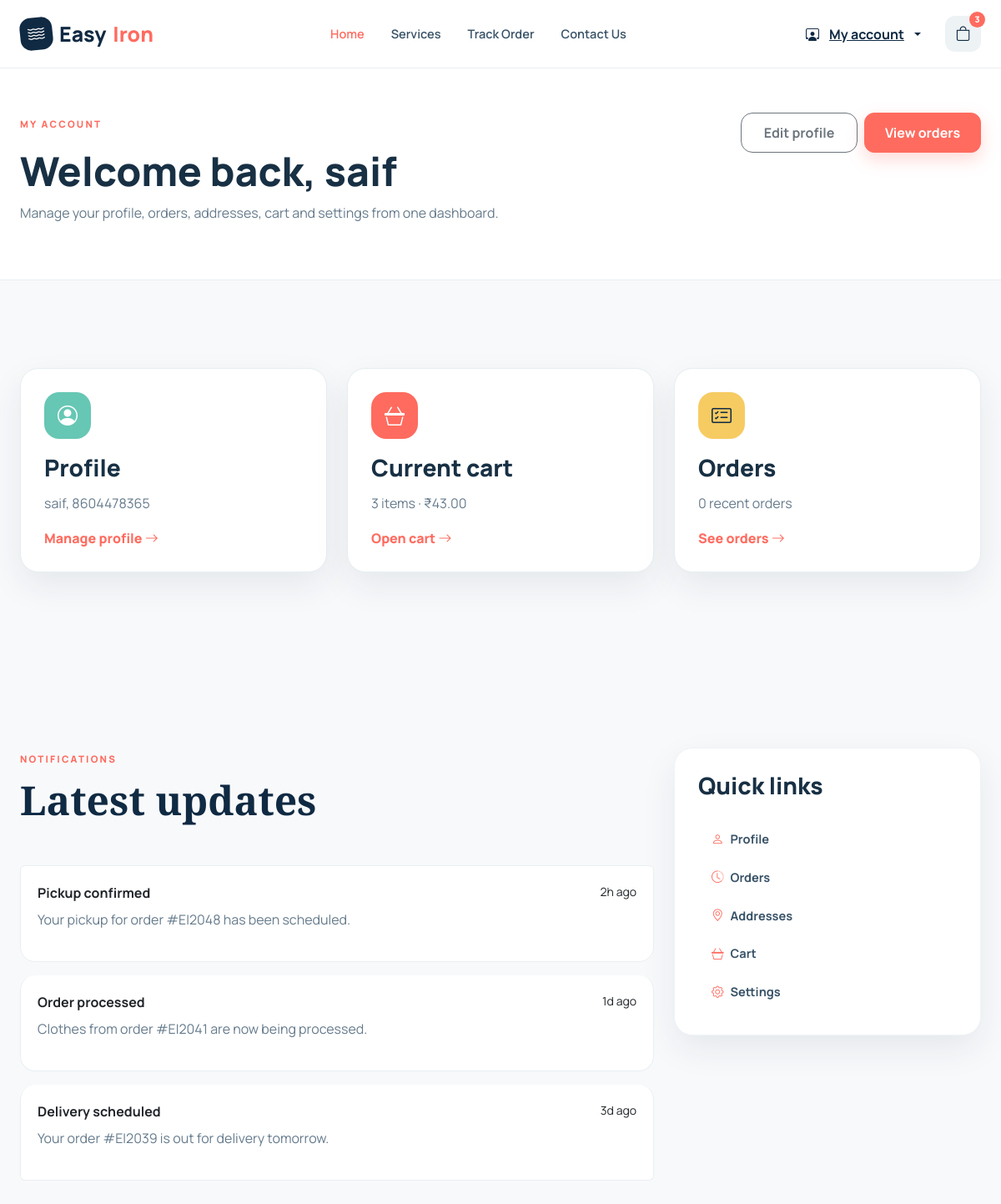
The app's page /account/ (signed in) with its own data.
### user_app/models.py (models this page shows, shortened)
class CustomerProfile(models.Model):
    user = models.OneToOneField(settings.AUTH_USER_MODEL, on_delete=models.CASCADE, related_name="profile")
    mobile = models.CharField(max_length=20, blank=True)
    address = models.CharField(max_length=255, blank=True)
    profile_picture = models.ImageField(upload_to="profiles/", blank=True)
    allow_marketing = models.BooleanField(default=True)
    share_data = models.BooleanField(default=False)
    created_at = models.DateTimeField(auto_now_add=True)
    class Meta:
        db_table = "home_customerprofile"

class Cart(models.Model):
    user = models.ForeignKey(settings.AUTH_USER_MODEL, related_name="carts", on_delete=models.CASCADE)
    active = models.BooleanField(default=True)
    updated_at = models.DateTimeField(auto_now=True)
    created_at = models.DateTimeField(auto_now_add=True)
    def total_amount(self):
        return sum(item.total_price for item in self.items.all())

class CartItem(models.Model):
    cart = models.ForeignKey(Cart, related_name="items", on_delete=models.CASCADE)
    item_name = models.CharField(max_length=120)
    quantity = models.PositiveIntegerField(default=1)
    price = models.DecimalField(max_digits=8, decimal_places=2, default=0)
    added_at = models.DateTimeField(auto_now_add=True)
    class Meta:
        ordering = ["-added_at"]
    @property
    def total_price(self):
        return self.quantity * self.price

### user_app/views.py (the view)
# urls.py: path("account/", views.account_dashboard, name="account"),
@login_required
def account_dashboard(request):
    profile = get_profile(request.user)
    orders = request.user.orders.all()[:4]
    addresses = request.user.addresses.all()[:3]
    cart = get_active_cart(request.user)
    notifications = [
        {"title": "Pickup confirmed", "message": "Your pickup for order #EI2048 has been scheduled.", "time": "2h ago"},
        {"title": "Order processed", "message": "Clothes from order #EI2041 are now being processed.", "time": "1d ago"},
        {"title": "Delivery scheduled", "message": "Your order #EI2039 is out for delivery tomorrow.", "time": "3d ago"},
    ]
    return render(
        request,
        "home/account/dashboard.html",
        {
            "profile": profile,
            "orders": orders,
            "addresses": addresses,
            "cart": cart,
            "notifications": notifications,
        },
    )

### user_app/context_processors.py (called while the page is built)
def cart_summary(request):
    if not request.user.is_authenticated:
        return {
            "cart_count": 0,
            "cart_items": [],
            "cart_subtotal": 0,
        }
    from .models import Cart
    cart = (
        Cart.objects.filter(user=request.user, active=True)
        .prefetch_related("items")
        .first()
    )
    if not cart:
        return {
            "cart_count": 0,
            "cart_items": [],
            "cart_subtotal": 0,
        }
    items = list(cart.items.all())
    return {
        "cart_count": sum(item.quantity for item in items),
        "cart_items": items,
        "cart_subtotal": sum(item.total_price for item in items),
    }

### user_app/views.py (called while the page is built)
def get_profile(user):
    profile, _ = CustomerProfile.objects.get_or_create(user=user)
    return profile

def get_active_cart(user):
    cart, _ = Cart.objects.get_or_create(user=user, active=True)
    return cart

### templates/home/account/dashboard.html (shortened to what this page needs)
{% extends "base.html" %}
{% load static %}
{% block content %}
<main class="account-page">
  <section class="section-pad account-hero">
    <div class="container">
      <div class="d-flex flex-column flex-md-row align-items-start justify-content-between gap-3">
        <div>
          <span class="eyebrow">My account</span>
          <h1>Welcome back, {{ user.first_name|default:user.email }}</h1>
          <p>Manage your profile, orders, addresses, cart and settings from one dashboard.</p>
        </div>
        <div class="account-hero-actions d-flex gap-2">
          <a class="btn btn-outline-secondary" href="{% url 'home:account_profile' %}">Edit profile</a>
          <a class="btn btn-brand" href="{% url 'home:orders' %}">View orders</a>
        </div>
      </div>
    </div>
  </section>
  <section class="section-pad account-summary">
    <div class="container">
      <div class="row g-4">
        <div class="col-lg-4">
          <article class="account-card">
            <div class="card-icon bg-mint"><i class="bi bi-person-circle"></i></div>
            <h3>Profile</h3>
            <p>{{ user.first_name }}, {{ profile.mobile|default:'No mobile number added yet.' }}</p>
            <a href="{% url 'home:account_profile' %}">Manage profile <i class="bi bi-arrow-right"></i></a>
          </article>
        </div>
        <div class="col-lg-4">
          <article class="account-card">
            <div class="card-icon bg-coral"><i class="bi bi-basket3"></i></div>
            <h3>Current cart</h3>
            <p>{{ cart.items.count }} item{{ cart.items.count|pluralize }} · ₹{{ cart.total_amount|default:0 }}</p>
            <a href="{% url 'home:account_cart' %}">Open cart <i class="bi bi-arrow-right"></i></a>
          </article>
        </div>
        <div class="col-lg-4">
          <article class="account-card">
            <div class="card-icon bg-yellow"><i class="bi bi-card-checklist"></i></div>
            <h3>Orders</h3>
            <p>{{ orders|length }} recent order{{ orders|length|pluralize }}</p>
            <a href="{% url 'home:orders' %}">See orders <i class="bi bi-arrow-right"></i></a>
          </article>
        </div>
      </div>
    </div>
  </section>
  <section class="section-pad account-content">
    <div class="container">
      <div class="row g-4">
        <div class="col-lg-8">
          <div class="section-heading"><span class="eyebrow">Notifications</span><h2>Latest updates</h2></div>
          <div class="list-group">
            {% for note in notifications %}
            <div class="list-group-item notification-item">
              <div>
                <strong>{{ note.title }}</strong>
                <p>{{ note.message }}</p>
              </div>
              <small>{{ note.time }}</small>
            </div>
            {% empty %}
            <p>No new notifications.</p>
            {% endfor %}
          </div>
        </div>
        <div class="col-lg-4">
          <div class="account-side-panel">
            <h3>Quick links</h3>
            <nav class="nav flex-column">
              <a class="nav-link" href="{% url 'home:account_profile' %}"><i class="bi bi-person me-2"></i>Profile</a>
              <a class="nav-link" href="{% url 'home:orders' %}"><i class="bi bi-clock-history me-2"></i>Orders</a>
              <a class="nav-link" href="{% url 'home:account_addresses' %}"><i class="bi bi-geo-alt me-2"></i>Addresses</a>
              <a class="nav-link" href="{% url 'home:account_cart' %}"><i class="bi bi-basket3 me-2"></i>Cart</a>
              <a class="nav-link" href="{% url 'home:account_settings' %}"><i class="bi bi-gear me-2"></i>Settings</a>
            </nav>
          </div>
        </div>
      </div>
    </div>
  </section>
</main>
{% endblock %}

### static/css/style.css (style rules this page uses)
:root { --navy:#102a43;--navy-2:#163b59;--coral:#ff6b5f;--coral-dark:#ef554b;--mint:#66c7b4;--cream:#f8f6f1;--ink:#183044;--muted:#667b8c;--line:#dce5e8;--white:#fff;--yellow:#f6cb62;--shadow:0 18px 50px rgba(16,42,67,.1) }
* { box-sizing:border-box }
html { scroll-behavior:smooth;scroll-padding-top:84px }
body { font-family:Manrope,sans-serif;color:var(--ink);background:#fff;overflow-x:hidden }
h1,h2,h3,h4,h5 { font-weight:800;letter-spacing:-.035em }
p { color:var(--muted);line-height:1.75 }
.container { max-width:1200px }
.nav-link { color:#385267!important;font-weight:600;font-size:.91rem;padding:.75rem 1rem!important }
.btn { font-weight:700;border-radius:12px;padding:.7rem 1.25rem }
.btn-brand { background:var(--coral);border:1px solid var(--coral);color:#fff!important;box-shadow:0 8px 20px rgba(255,107,95,.25) }
.account-page,.auth-page { min-height:100vh;background:#f8f9fb }
.account-page .account-hero { background:#fff;border-bottom:1px solid #e9eff2;padding:50px 0 }
.account-page .account-hero h1 { font-size:clamp(2.4rem,4vw,3.8rem);margin-top:.35rem }
.account-page .account-hero-actions .btn { min-width:140px }
.account-card { padding:28px;background:#fff;border-radius:22px;box-shadow:0 25px 50px rgba(16,42,67,.08);border:1px solid #eef4f5 }
.account-card h3 { margin-bottom:12px }
.account-card p { color:var(--muted);line-height:1.7 }
.account-card a { color:var(--coral);font-weight:800;text-decoration:none }
.card-icon { width:56px;height:56px;border-radius:18px;display:grid;place-items:center;color:#fff;font-size:1.5rem;margin-bottom:18px }
.bg-mint { background:var(--mint) }
.bg-coral { background:var(--coral) }
.bg-yellow { background:var(--yellow);color:var(--navy) }
.notification-item { display:flex;justify-content:space-between;align-items:flex-start;gap:16px;padding:20px;border:1px solid #e9eff2;border-radius:18px;margin-bottom:16px }
.notification-item strong { display:block;margin-bottom:6px }
.account-side-panel { background:#fff;padding:28px;border-radius:22px;box-shadow:0 25px 50px rgba(16,42,67,.08);border:1px solid #eef4f5 }
.account-side-panel h3 { margin-bottom:24px }
.account-side-panel .nav-link { color:var(--navy);font-weight:700;padding:.7rem 0 }
.account-side-panel .nav-link i { color:var(--coral) }
.btn-outline-secondary { border-radius:14px }
.section-pad { padding:105px 0 }
.section-heading { margin-bottom:52px }
.section-heading h2,.why-section h2,.support-box h2,.about-section h2 { font-family:"Playfair Display",serif;font-size:clamp(2.35rem,4vw,3.6rem);color:var(--navy);line-height:1.12 }
.eyebrow { display:inline-block;color:var(--coral);font-size:.72rem;text-transform:uppercase;letter-spacing:.19em;font-weight:800;margin-bottom:13px }
body { font-size:16px;-webkit-font-smoothing:antialiased }
h1,h2,h3,h4,h5,.navbar-brand { letter-spacing:0 }
.btn,.nav-link,.cart-button,.quantity button,.add-cart,.role-card { transition:transform .18s ease,box-shadow .18s ease,background-color .18s ease,border-color .18s ease,color .18s ease }
.promo-carousel,.item-card,.feature-card,.review-card,.account-card,.account-side-panel,.summary-panel,.cart-item,.auth-card,.admin-panel,.admin-stat-card { box-shadow:0 16px 40px rgba(16,42,67,.08) }
.item-card,.feature-card,.review-card,.account-card,.auth-card { border-color:#e6eef0 }
.account-page .account-hero { padding-top:135px }
.account-hero-actions { flex-wrap:wrap }
.notification-item { background:#fff }
html, body { width: 100%; max-width: 100%; overflow-x: hidden; }
.container { width: min(100% - 1.5rem, 1200px); }

### records on screen
CustomerProfile: mobile "8604478365"
Cart: items.count "3", total_amount "43.00"

### other values on screen
{{ cart_count|default:0 }} "3"
{{ user.first_name|default:user.email }} "saif"
{{ user.first_name }} "saif"
{{ orders|length }} "0"
{{ note.title }} "Pickup confirmed" "Order processed" "Delivery scheduled"
{{ note.message }} "Your pickup for order #EI2048 has been scheduled." "Clothes from order #EI2041 are now being processed." "Your order #EI2039 is out for delivery tomorrow."
{{ note.time }} "2h ago" "1d ago" "3d ago"
